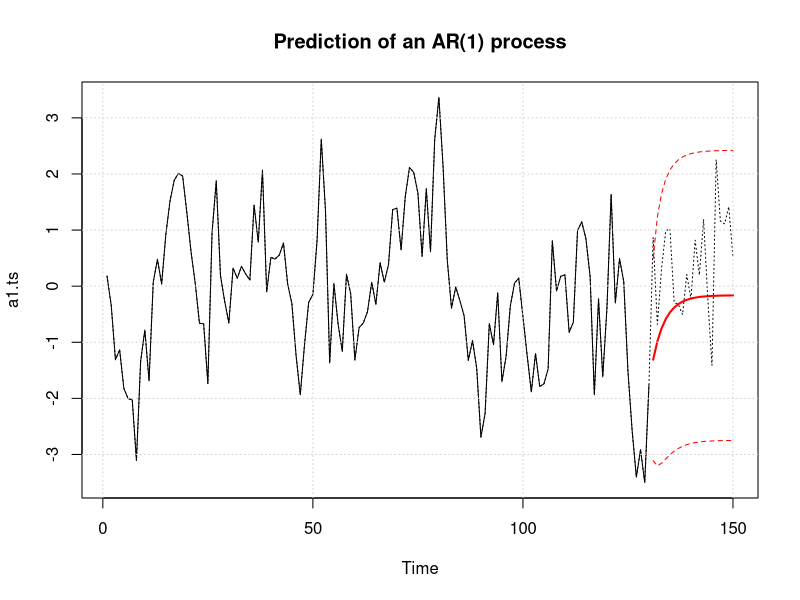

Recreate this plot in R.
## Example Forecasting Time Series 1.10
# Simulate A1 process
set.seed(123)
a1 = 0.7
a1.ts = arima.sim(model = list(ar = a1), n = 150)
a1.train.ts = window(a1.ts, start = 1, end = 130)
plot(a1.ts, lty = 3, main = "Prediction of an AR(1) process")
lines(a1.train.ts)
# estimate the model
model = ar(a1.train.ts, aic = F, method = "burg", order.max = 1)
# predict future values
pred = predict(model, n.ahead = 20)
# plot the predicted values
lines(pred$pred, col = "red", lwd = 2)
# confidence bands
lines(pred$pred + 1.96 * pred$se, col = "red", lty = 2)
lines(pred$pred - 1.96 * pred$se, col = "red", lty = 2)
grid()
